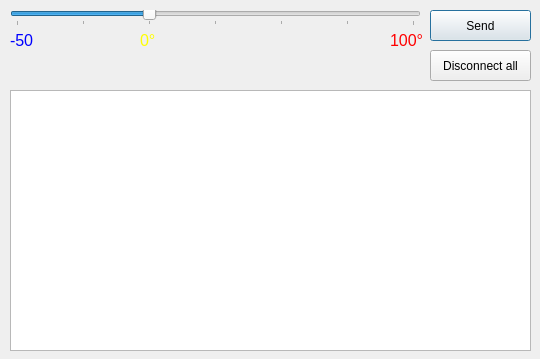
<?xml version="1.0" encoding="UTF-8"?>
<ui version="4.0">
 <class>ThSrvClass</class>
 <widget class="QDialog" name="ThSrvClass">
  <property name="geometry">
   <rect>
    <x>0</x>
    <y>0</y>
    <width>540</width>
    <height>359</height>
   </rect>
  </property>
  <property name="windowTitle">
   <string>Thermo Qt Server</string>
  </property>
  <widget class="QSlider" name="m_thermo">
   <property name="geometry">
    <rect>
     <x>10</x>
     <y>10</y>
     <width>411</width>
     <height>16</height>
    </rect>
   </property>
   <property name="minimum">
    <number>-50</number>
   </property>
   <property name="maximum">
    <number>100</number>
   </property>
   <property name="orientation">
    <enum>Qt::Horizontal</enum>
   </property>
   <property name="tickPosition">
    <enum>QSlider::TicksBelow</enum>
   </property>
   <property name="tickInterval">
    <number>25</number>
   </property>
  </widget>
  <widget class="QLabel" name="label">
   <property name="geometry">
    <rect>
     <x>10</x>
     <y>30</y>
     <width>31</width>
     <height>21</height>
    </rect>
   </property>
   <property name="text">
    <string>&lt;html&gt;&lt;head/&gt;&lt;body&gt;&lt;p&gt;&lt;span style=&quot; font-size:12pt; color:#0000ff;&quot;&gt;-50&lt;/span&gt;&lt;/p&gt;&lt;/body&gt;&lt;/html&gt;</string>
   </property>
  </widget>
  <widget class="QLabel" name="label_2">
   <property name="geometry">
    <rect>
     <x>140</x>
     <y>30</y>
     <width>46</width>
     <height>21</height>
    </rect>
   </property>
   <property name="text">
    <string>&lt;html&gt;&lt;head/&gt;&lt;body&gt;&lt;p&gt;&lt;span style=&quot; font-size:12pt; color:#ffff00;&quot;&gt;0°&lt;/span&gt;&lt;/p&gt;&lt;/body&gt;&lt;/html&gt;</string>
   </property>
  </widget>
  <widget class="QLabel" name="label_3">
   <property name="geometry">
    <rect>
     <x>390</x>
     <y>30</y>
     <width>46</width>
     <height>21</height>
    </rect>
   </property>
   <property name="text">
    <string>&lt;html&gt;&lt;head/&gt;&lt;body&gt;&lt;p&gt;&lt;span style=&quot; font-size:12pt; color:#ff0000;&quot;&gt;100°&lt;/span&gt;&lt;/p&gt;&lt;/body&gt;&lt;/html&gt;</string>
   </property>
  </widget>
  <widget class="QPushButton" name="m_send">
   <property name="geometry">
    <rect>
     <x>430</x>
     <y>10</y>
     <width>101</width>
     <height>31</height>
    </rect>
   </property>
   <property name="text">
    <string>Send</string>
   </property>
  </widget>
  <widget class="QPushButton" name="m_kill_all">
   <property name="geometry">
    <rect>
     <x>430</x>
     <y>50</y>
     <width>101</width>
     <height>31</height>
    </rect>
   </property>
   <property name="text">
    <string>Disconnect all</string>
   </property>
  </widget>
  <widget class="QListWidget" name="m_msgList">
   <property name="geometry">
    <rect>
     <x>10</x>
     <y>90</y>
     <width>521</width>
     <height>261</height>
    </rect>
   </property>
   <property name="selectionMode">
    <enum>QAbstractItemView::NoSelection</enum>
   </property>
  </widget>
 </widget>
 <layoutdefault spacing="6" margin="11"/>
 <resources>
  <include location="thsrv.qrc"/>
 </resources>
 <connections/>
</ui>
